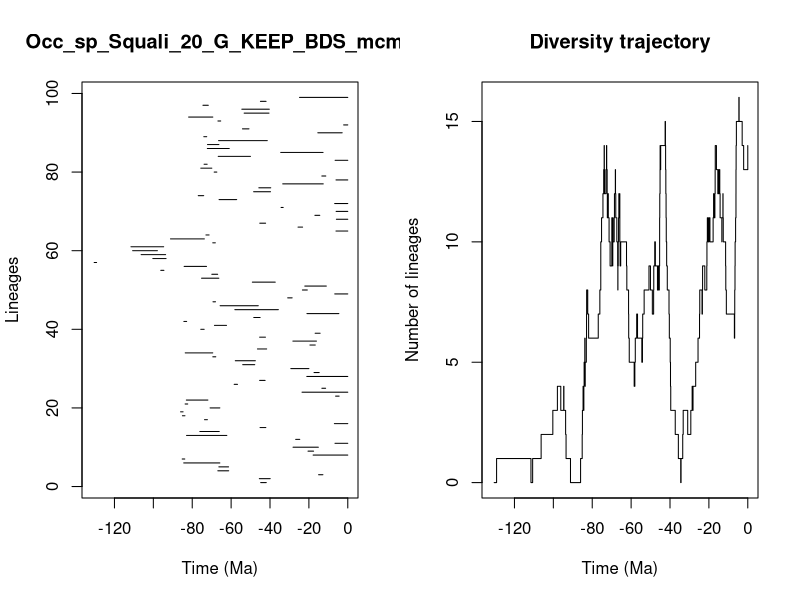

Write R code to recreate this figure.


pdf(file='../Results/Species/5_MA_bins_EXT_EP_FT/pyrate_mcmc_logs/Occ_sp_Squali_20_G_KEEP_BDS_mcmc_LTT.pdf',width=0.6*20, height=0.6*10)
title = "Occ_sp_Squali_20_G_KEEP_BDS_mcmc"
ts=c(44.792780838198546, 45.49080499691846,15.003245984288915,66.83183036677426,66.30334876632753,84.3801345115555,85.16330428385875,17.82352863848243,20.45306420998594,28.157602051358708,6.574005185265623,26.793100620201244,82.92457393095091,76.08158298802806,45.115719785010135,6.893478415079381,73.68156326227438,85.04480868891763,85.9918468154872,70.80915369145421,83.65347835069021,83.03507615296196,6.263974467878873,23.535393163928568,13.324209613786152,58.42787754202011,45.33470672969702,21.07690214366965,17.35379553986883,29.29804536173033,54.04064286595611,57.85374886832957,69.42461118806101,83.60087924813642,46.45165264910229,19.463109680524898,28.232374135201912,45.34054435160039,16.784374622608713,75.60347882153862,68.57323015227375,84.3030903549574,48.34915898248216,21.005339249411897,58.08187534102934,65.65799650418045,69.32691009341406,30.897186435528532,6.704754252952928,23.33430867318095,22.104188546974402,49.08273107635598,75.20492031622568,69.92502209210824,96.17792302498873,84.16760507517081,130.4351848421999,100.26588645845845,106.28123285728562,110.64812128589162,111.51541248735369,69.4396202242377,91.18185878261079,72.94876589898983,6.074227591392925,25.582906542542656,45.26358117942199,5.8609180998899975,16.914123024575265,6.001346907804679,34.30689870044369,6.738959215296308,66.20148871605099,76.90311353255738,48.422362270409465,45.74220584261313,33.458334291842704,6.062028141148731,13.344589331428342,68.7163021388857,75.60078902919923,73.90530001115974,6.512436151377327,66.63015032771067,34.49547632491371,72.23396488759931,72.14223975788472,66.45654390905163,74.04919095969015,15.406777571174404,54.16437716385341,2.12278362876356,66.78929246187036,81.85648145089637,53.30091854217801,54.4882947561018,74.48818827196615,44.92548156095784,24.817340338167085)
te=c(41.922392340499414, 39.88803300037361,12.79100306579129,61.244921991360634,61.31225798202871,65.79792153683,83.82605910231788,0.0,17.58696975812346,15.138428283416262,0.0,24.69907387561511,62.2074125756981,66.10257741901235,42.144812164564435,0.0,72.19423947397247,83.74771657877655,84.71103739207459,65.79756007123183,82.31613214165587,71.94780524868816,4.452729276437045,0.0,11.40026827796083,56.70572977015685,42.50956293589458,0.0,14.704543424880203,20.002512222392124,47.8525330507795,47.5283737082562,67.89089627943181,69.45022406936626,41.71884327868945,16.726510499492814,16.118916274338254,42.3448181493188,14.22929967637037,73.87013993589068,62.36834111053155,82.87350555881464,45.08539652286271,4.583497889807645,35.70541413585196,46.03294253953233,68.03260019608798,28.613462535822435,0.0,20.79709655972913,11.02292959466047,37.30393642050535,66.31057450021905,66.9213728861998,94.56359935551887,72.65267023600926,129.19204863961542,93.45779435101007,93.68672076635093,97.91590269516044,94.68784987262669,68.1184624392567,73.76957450327852,71.33621694212042,0.0,23.243925856933533,42.261994440732266,0.0,14.400952349362834,0.0,33.21528588901159,0.0,57.13437522367414,74.10326495159497,39.74549689038907,39.620933448426456,12.61411378773067,0.0,11.309741133563348,67.34829723915985,69.92289950114301,72.3307315309569,0.0,50.048892604657325,12.719577229702557,60.960941579397165,66.29158051449865,41.39834399503509,72.54742885135762,2.8838121423641145,50.81649668489038,0.0,65.35262618779804,69.41173320274645,40.51152844670518,40.34824589826185,71.7290364088531,42.018773011543416,0.0)
div_traj=c(0, 1,0,1,2,3,4,3,4,3,2,1,0,1,2,3,4,3,4,5,6,5,4,5,6,7,8,7,6,7,8,9,10,11,12,13,12,13,14,13,12,13,14,13,12,11,12,11,12,11,10,9,10,11,10,9,10,11,10,11,12,13,12,11,10,9,8,9,10,11,12,11,12,11,12,11,10,9,10,9,8,7,6,5,4,5,6,7,6,5,6,7,8,9,8,7,8,9,10,9,8,9,8,9,10,11,12,13,14,13,14,15,14,13,12,11,10,9,8,7,6,5,4,3,2,1,0,1,2,3,2,3,4,3,4,5,6,7,8,7,8,9,8,9,10,11,10,11,10,11,12,11,12,13,14,13,12,13,12,13,12,11,10,11,12,11,10,9,8,7,6,7,8,9,10,11,12,13,14,15,16,15,14,13,14)
time_events=c(130.4351848421999, 129.19204863961542,111.51541248735369,110.64812128589162,106.28123285728562,100.26588645845845,97.91590269516044,96.17792302498873,94.68784987262669,94.56359935551887,93.68672076635093,93.45779435101007,91.18185878261079,85.9918468154872,85.16330428385875,85.04480868891763,84.71103739207459,84.3801345115555,84.3030903549574,84.16760507517081,83.82605910231788,83.74771657877655,83.65347835069021,83.60087924813642,83.03507615296196,82.92457393095091,82.87350555881464,82.31613214165587,81.85648145089637,76.90311353255738,76.08158298802806,75.60347882153862,75.60078902919923,75.20492031622568,74.48818827196615,74.10326495159497,74.04919095969015,73.90530001115974,73.87013993589068,73.76957450327852,73.68156326227438,72.94876589898983,72.65267023600926,72.54742885135762,72.3307315309569,72.23396488759931,72.19423947397247,72.14223975788472,71.94780524868816,71.7290364088531,71.33621694212042,70.80915369145421,69.92502209210824,69.92289950114301,69.45022406936626,69.4396202242377,69.42461118806101,69.41173320274645,69.32691009341406,68.7163021388857,68.57323015227375,68.1184624392567,68.03260019608798,67.89089627943181,67.34829723915985,66.9213728861998,66.83183036677426,66.78929246187036,66.63015032771067,66.45654390905163,66.31057450021905,66.30334876632753,66.29158051449865,66.20148871605099,66.10257741901235,65.79792153683,65.79756007123183,65.65799650418045,65.35262618779804,62.36834111053155,62.2074125756981,61.31225798202871,61.244921991360634,60.960941579397165,58.42787754202011,58.08187534102934,57.85374886832957,57.13437522367414,56.70572977015685,54.4882947561018,54.16437716385341,54.04064286595611,53.30091854217801,50.81649668489038,50.048892604657325,49.08273107635598,48.422362270409465,48.34915898248216,47.8525330507795,47.5283737082562,46.45165264910229,46.03294253953233,45.74220584261313,45.49080499691846,45.34054435160039,45.33470672969702,45.26358117942199,45.115719785010135,45.08539652286271,44.92548156095784,44.792780838198546,42.50956293589458,42.3448181493188,42.261994440732266,42.144812164564435,42.018773011543416,41.922392340499414,41.71884327868945,41.39834399503509,40.51152844670518,40.34824589826185,39.88803300037361,39.74549689038907,39.620933448426456,37.30393642050535,35.70541413585196,34.49547632491371,34.30689870044369,33.458334291842704,33.21528588901159,30.897186435528532,29.29804536173033,28.613462535822435,28.232374135201912,28.157602051358708,26.793100620201244,25.582906542542656,24.817340338167085,24.69907387561511,23.535393163928568,23.33430867318095,23.243925856933533,22.104188546974402,21.07690214366965,21.005339249411897,20.79709655972913,20.45306420998594,20.002512222392124,19.463109680524898,17.82352863848243,17.58696975812346,17.35379553986883,16.914123024575265,16.784374622608713,16.726510499492814,16.118916274338254,15.406777571174404,15.138428283416262,15.003245984288915,14.704543424880203,14.400952349362834,14.22929967637037,13.344589331428342,13.324209613786152,12.79100306579129,12.719577229702557,12.61411378773067,11.40026827796083,11.309741133563348,11.02292959466047,6.893478415079381,6.738959215296308,6.704754252952928,6.574005185265623,6.512436151377327,6.263974467878873,6.074227591392925,6.062028141148731,6.001346907804679,5.8609180998899975,4.583497889807645,4.452729276437045,2.8838121423641145,2.12278362876356,0.0)
                par(mfrow=c(1,2))
                L = length(ts)
                plot(ts, 1:L , xlim=c(-max(ts)-1,0), pch=20, type="n", main=title,xlab="Time (Ma)",ylab="Lineages")
                for (i in 1:L){segments(x0=-te[i],y0=i,x1=-ts[i],y1=i)}    
                t = -time_events
                plot(div_traj ~ t,type="s", main = "Diversity trajectory",xlab="Time (Ma)",ylab="Number of lineages",xlim=c(-max(ts)-1,0))
                abline(v=c(65,200,251,367,445),lty=2,col="gray")
                
